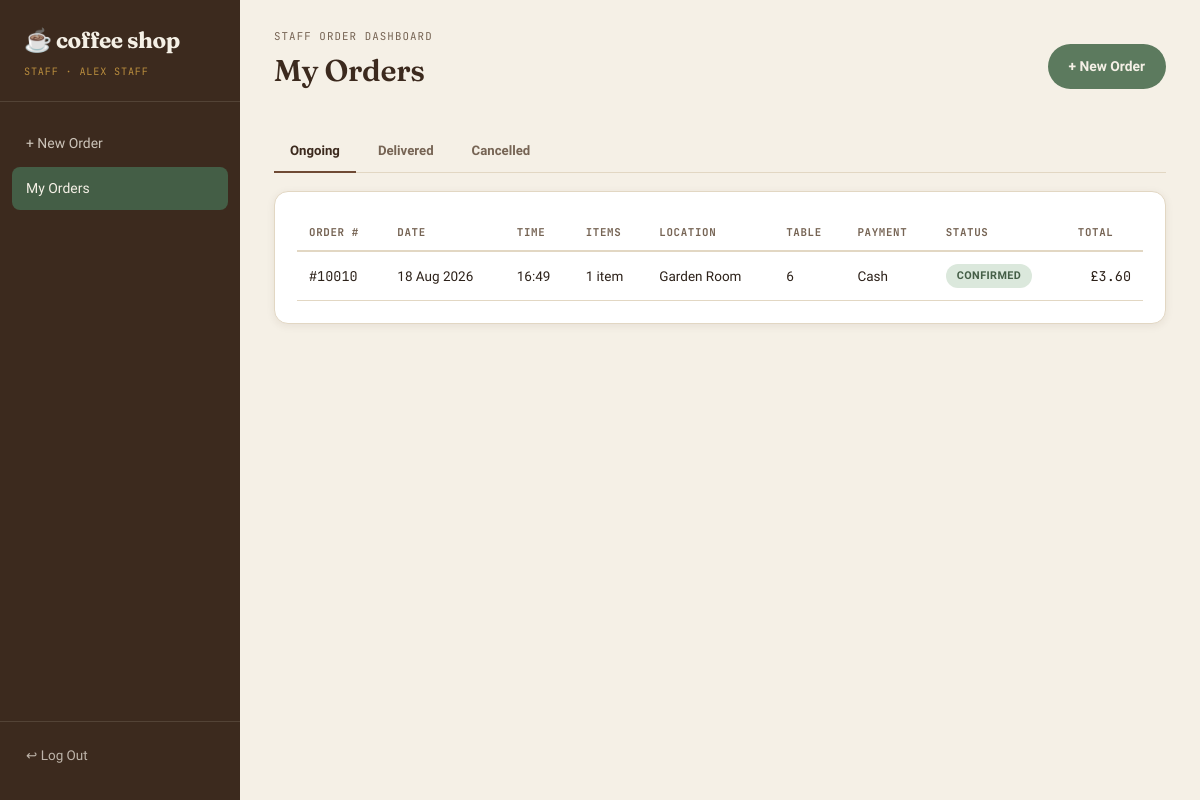
Screenshot of /staff/dashboard (signed in) with the database file from the repository.
### app/models.py (models this page shows, shortened)
class User(db.Model, UserMixin):
    __tablename__ = "users"
    id = db.Column(db.Integer, primary_key=True)
    username = db.Column(db.String(64), unique=True, nullable=False, index=True)
    password_hash = db.Column(db.String(255), nullable=False)
    role = db.Column(db.String(20), nullable=False)  # 'manager' or 'staff'
    name = db.Column(db.String(120), nullable=False)
    active = db.Column(db.Boolean, default=True, nullable=False)
    created_at = db.Column(db.DateTime, default=datetime.utcnow)
    orders = db.relationship("Order", backref="staff", lazy=True)

class Order(db.Model):
    __tablename__ = "orders"
    id = db.Column(db.Integer, primary_key=True)
    order_number = db.Column(db.String(20), unique=True, nullable=False, index=True)
    staff_id = db.Column(db.Integer, db.ForeignKey("users.id"), nullable=False)
    member_id = db.Column(db.Integer, db.ForeignKey("members.id"), nullable=True)
    location_id = db.Column(db.Integer, db.ForeignKey("locations.id"), nullable=False)
    table_number = db.Column(db.Integer, nullable=False)
    allergy_status = db.Column(db.Boolean, default=False, nullable=False)
    allergens_text = db.Column(db.String(255), default="", nullable=False)
    payment_method = db.Column(db.String(20), nullable=True)
    payment_status = db.Column(db.String(20), default="Pending", nullable=False)
    order_status = db.Column(db.String(20), default="Pending", nullable=False)
    total = db.Column(db.Numeric(8, 2), nullable=False, default=0)
    amount_received = db.Column(db.Numeric(8, 2), nullable=True)
    change_due = db.Column(db.Numeric(8, 2), nullable=True)
    created_at = db.Column(db.DateTime, default=datetime.utcnow)
    updated_at = db.Column(db.DateTime, default=datetime.utcnow, onupdate=datetime.utcnow)
    items = db.relationship("OrderItem", backref="order", lazy=True, cascade="all, delete-orphan")

class Location(db.Model):
    __tablename__ = "locations"
    id = db.Column(db.Integer, primary_key=True)
    name = db.Column(db.String(80), unique=True, nullable=False)
    active = db.Column(db.Boolean, default=True, nullable=False)
    orders = db.relationship("Order", backref="location", lazy=True)

### app/staff/routes.py (the view)
@staff_bp.route("/dashboard")
@login_required
@role_required("staff", "manager")
def dashboard():
    tab = request.args.get("tab", "ongoing")
    query = Order.query.filter_by(staff_id=current_user.id)
    if tab == "delivered":
        orders = query.filter_by(order_status="Delivered").order_by(Order.updated_at.desc()).all()
    elif tab == "cancelled":
        orders = query.filter_by(order_status="Cancelled").order_by(Order.updated_at.desc()).all()
    else:
        tab = "ongoing"
        orders = query.filter(Order.order_status.in_(ONGOING_STATUSES)).order_by(Order.created_at.desc()).all()
    return render_template("staff/dashboard.html", orders=orders, tab=tab)

### app/utils.py (called while the page is built)
def role_required(*roles):
    def decorator(fn):
        @wraps(fn)
        def wrapped(*args, **kwargs):
            if not current_user.is_authenticated or not isinstance(current_user, User):
                abort(403)
            if current_user.role not in roles:
                abort(403)
            if not current_user.active:
                abort(403)
            return fn(*args, **kwargs)
        return wrapped
    return decorator

### app/templates/staff/dashboard.html (shortened to what this page needs)
{% extends "base.html" %}
{% block nav_items %}
  <a href="{{ url_for('staff.new_order') }}">+ New Order</a>
  <a href="{{ url_for('staff.dashboard') }}" class="active">My Orders</a>
{% endblock %}
{% block content %}
<div class="topbar">
  <div>
    <div class="eyebrow">Staff Order Dashboard</div>
    <h1>My Orders</h1>
  </div>
  <a href="{{ url_for('staff.new_order') }}" class="btn btn-accent">+ New Order</a>
</div>
<div class="tab-row">
  <a href="{{ url_for('staff.dashboard', tab='ongoing') }}" class="{{ 'active' if tab == 'ongoing' else '' }}">Ongoing</a>
  <a href="{{ url_for('staff.dashboard', tab='delivered') }}" class="{{ 'active' if tab == 'delivered' else '' }}">Delivered</a>
  <a href="{{ url_for('staff.dashboard', tab='cancelled') }}" class="{{ 'active' if tab == 'cancelled' else '' }}">Cancelled</a>
</div>
<div class="card">
  {% if orders %}
  <div class="table-wrap">
    <table class="data-table">
      <thead>
        <tr>
          <th>Order #</th><th>Date</th><th>Time</th><th>Items</th><th>Location</th>
          <th>Table</th><th>Payment</th><th>Status</th><th class="num">Total</th>
        </tr>
      </thead>
      <tbody>
        {% for order in orders %}
        <tr class="clickable" onclick="window.location='{{ url_for('staff.order_detail', order_id=order.id) }}'">
          <td class="mono">{{ order.order_number }}</td>
          <td>{{ order.created_at.strftime('%d %b %Y') }}</td>
          <td>{{ order.created_at.strftime('%H:%M') }}</td>
          <td>{{ order.items|length }} item{{ 's' if order.items|length != 1 else '' }}</td>
          <td>{{ order.location.name }}</td>
          <td>{{ order.table_number }}</td>
          <td>{{ order.payment_method or '—' }}</td>
          <td><span class="badge badge-{{ order.order_status|lower }}">{{ order.order_status }}</span></td>
          <td class="num">£{{ '%.2f'|format(order.total) }}</td>
        </tr>
        {% endfor %}
      </tbody>
    </table>
  </div>
  {% else %}
  <div class="empty-state">
    <div class="icon">🧾</div>
    <p>No {{ tab }} orders yet.</p>
  </div>
  {% endif %}
</div>
{% endblock %}

### app/templates/base.html (shortened to what this page needs)
<!DOCTYPE html>
<html lang="en">
<head>
  <link rel="stylesheet" href="{{ url_for('static', filename='css/style.css') }}">
</head>
<body>
<div class="app-shell">
  <aside class="sidebar">
    <div class="sidebar-brand">
      <div class="mark">☕ coffee shop</div>
      {% if current_user.is_authenticated %}
        <span class="role-tag">{{ 'Manager' if current_user.role == 'manager' else 'Staff' }} · {{ current_user.name }}</span>
      {% endif %}
    </div>
    <nav>
      {% block nav_items %}{% endblock %}
    </nav>
    <div class="sidebar-footer">
      <a href="{{ url_for('auth.logout') }}">↩ Log Out</a>
    </div>
  </aside>
  <div style="flex:1; min-width:0; display:flex; flex-direction:column;">
    <main class="main-content">
      {% block content %}{% endblock %}
    </main>
  </div>
</div>
</body>
</html>

### app/static/css/style.css (style rules this page uses)
:root { --cream: #f5f0e6; --beige: #e9e0cd; --coffee-light: #a9805f; --coffee: #6f4a34; --coffee-dark: #3c2a1e; --charcoal: #241e1a; --green: #5c7a5e; --green-dark: #445e46; --red: #a4443a; --gold: #b98d3e; --text-main: #2c2119; --text-muted: #766454; --text-inverse: #f5f0e6; --card-bg: #ffffff; --border: #e2d7c3; --shadow: 0 2px 8px rgba(60, 42, 30, 0.08); --shadow-lg: 0 12px 32px rgba(60, 42, 30, 0.18); --radius-sm: 8px; --radius: 14px; --radius-lg: 22px; --font-display: "Fraunces", "Georgia", serif; --font-body: "Work Sans", "Segoe UI", sans-serif; --font-mono: "JetBrains Mono", "Courier New", monospace; }
* { box-sizing: border-box; }
html, body { margin: 0; padding: 0; background: var(--cream); color: var(--text-main); font-family: var(--font-body); font-size: 15px; line-height: 1.5; -webkit-font-smoothing: antialiased; }
h1, h2, h3, h4 { font-family: var(--font-display); color: var(--coffee-dark); margin: 0 0 0.4em 0; font-weight: 600; letter-spacing: -0.01em; }
a { color: inherit; text-decoration: none; }
.app-shell { display: flex; min-height: 100vh; }
.sidebar { width: 240px; flex-shrink: 0; background: var(--coffee-dark); color: var(--text-inverse); display: flex; flex-direction: column; padding: 24px 0; }
.sidebar-brand { padding: 0 24px 20px 24px; border-bottom: 1px solid rgba(245, 240, 230, 0.12); margin-bottom: 12px; }
.sidebar-brand .mark { font-family: var(--font-display); font-size: 1.5rem; font-weight: 700; color: var(--cream); letter-spacing: -0.02em; }
.sidebar-brand .role-tag { display: inline-block; margin-top: 6px; font-size: 0.68rem; letter-spacing: 0.08em; text-transform: uppercase; color: var(--gold); font-family: var(--font-mono); }
.sidebar nav { display: flex; flex-direction: column; gap: 2px; padding: 8px 12px; flex: 1; }
.sidebar nav a { padding: 11px 14px; border-radius: var(--radius-sm); color: rgba(245, 240, 230, 0.78); font-size: 0.93rem; font-weight: 500; transition: background 0.15s ease, color 0.15s ease; }
.sidebar nav a.active { background: var(--green-dark); color: var(--cream); }
.sidebar-footer { padding: 12px 12px 0 12px; border-top: 1px solid rgba(245, 240, 230, 0.12); margin-top: 12px; }
.sidebar-footer a { display: block; padding: 11px 14px; border-radius: var(--radius-sm); color: rgba(245, 240, 230, 0.7); font-size: 0.9rem; }
.main-content { flex: 1; min-width: 0; padding: 28px 34px 60px 34px; }
.topbar { display: flex; align-items: center; justify-content: space-between; margin-bottom: 26px; gap: 16px; flex-wrap: wrap; }
.topbar .eyebrow { font-family: var(--font-mono); font-size: 0.72rem; letter-spacing: 0.1em; text-transform: uppercase; color: var(--text-muted); margin-bottom: 4px; }
.card { background: var(--card-bg); border: 1px solid var(--border); border-radius: var(--radius); padding: 22px; box-shadow: var(--shadow); }
.btn { display: inline-flex; align-items: center; justify-content: center; gap: 8px; padding: 11px 20px; border-radius: 999px; border: 1px solid transparent; font-weight: 600; font-size: 0.92rem; transition: transform 0.08s ease, box-shadow 0.15s ease, background 0.15s ease; }
.btn-accent { background: var(--green); color: var(--text-inverse); }
.table-wrap { overflow-x: auto; }
table.data-table { width: 100%; border-collapse: collapse; font-size: 0.9rem; }
table.data-table th { text-align: left; padding: 10px 12px; font-size: 0.72rem; text-transform: uppercase; letter-spacing: 0.06em; color: var(--text-muted); border-bottom: 2px solid var(--border); font-family: var(--font-mono); white-space: nowrap; }
table.data-table td { padding: 12px; border-bottom: 1px solid var(--border); vertical-align: middle; }
table.data-table tr.clickable { cursor: pointer; }
.num { text-align: right; font-family: var(--font-mono); }
.badge { display: inline-block; padding: 4px 11px; border-radius: 999px; font-size: 0.72rem; font-weight: 700; text-transform: uppercase; letter-spacing: 0.04em; }
.badge-confirmed { background: #dbe8dc; color: var(--green-dark); }
.tab-row { display: flex; gap: 6px; margin-bottom: 18px; border-bottom: 1px solid var(--border); flex-wrap: wrap; }
.tab-row a { padding: 10px 16px; font-weight: 600; font-size: 0.88rem; color: var(--text-muted); border-bottom: 2px solid transparent; margin-bottom: -1px; }
.tab-row a.active { color: var(--coffee-dark); border-bottom-color: var(--coffee); }
.mono { font-family: var(--font-mono); }

### rows the page displays
User: role "STAFF", name "ALEX STAFF"
Order: order_number "#10010", created_at "18 Aug 2026", created_at "16:49", items|length "1", location.name "Garden Room", table_number "6", payment_method "Cash", order_status "CONFIRMED", total "3.60"
